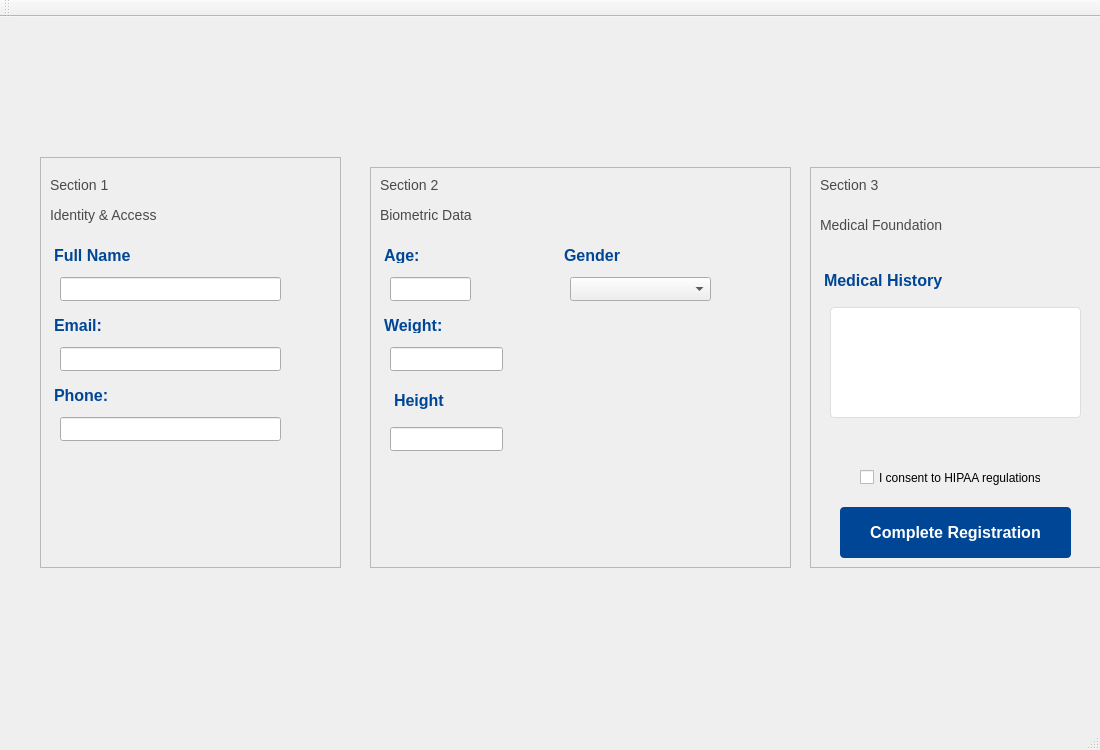
<?xml version="1.0" encoding="UTF-8"?>
<ui version="4.0">
 <class>RegistrationScreenClass</class>
 <widget class="QMainWindow" name="RegistrationScreenClass">
  <property name="geometry">
   <rect>
    <x>0</x>
    <y>0</y>
    <width>1100</width>
    <height>750</height>
   </rect>
  </property>
  <property name="windowTitle">
   <string>RegistrationScreen</string>
  </property>
  <property name="styleSheet">
   <string notr="true">QLabel {
    color: #4A4A4A;    /* modern dark gray text color */
    font-size: 14px;
    font-family: 'Open Sans', 'Segoe UI', Arial, sans-serif; 
}

QLabel#label, QLabel#label_2, QLabel#label_3, QLabel#label_4,QLabel#label_5,QLabel#label_6,QLabel#label_7,QLabel#label_8 {
    color: #004696; /* Sapphire blue for section titles */
    font-size: 16px;
    font-weight: bold;
    text-transform: uppercase; 
    padding-bottom: 5px;      /* Adds space under the header */
}</string>
  </property>
  <widget class="QWidget" name="centralWidget">
   <widget class="QFrame" name="frame">
    <property name="geometry">
     <rect>
      <x>40</x>
      <y>140</y>
      <width>301</width>
      <height>411</height>
     </rect>
    </property>
    <property name="frameShape">
     <enum>QFrame::Shape::StyledPanel</enum>
    </property>
    <property name="frameShadow">
     <enum>QFrame::Shadow::Raised</enum>
    </property>
    <widget class="QLabel" name="label">
     <property name="geometry">
      <rect>
       <x>10</x>
       <y>90</y>
       <width>111</width>
       <height>21</height>
      </rect>
     </property>
     <property name="text">
      <string>Full Name</string>
     </property>
    </widget>
    <widget class="QLineEdit" name="namelinedit">
     <property name="geometry">
      <rect>
       <x>20</x>
       <y>120</y>
       <width>221</width>
       <height>24</height>
      </rect>
     </property>
    </widget>
    <widget class="QLabel" name="label_2">
     <property name="geometry">
      <rect>
       <x>10</x>
       <y>160</y>
       <width>71</width>
       <height>21</height>
      </rect>
     </property>
     <property name="text">
      <string>Email:</string>
     </property>
    </widget>
    <widget class="QLabel" name="label_3">
     <property name="geometry">
      <rect>
       <x>10</x>
       <y>230</y>
       <width>101</width>
       <height>21</height>
      </rect>
     </property>
     <property name="text">
      <string>Phone:</string>
     </property>
    </widget>
    <widget class="QLineEdit" name="phoneLineEdit">
     <property name="geometry">
      <rect>
       <x>20</x>
       <y>260</y>
       <width>221</width>
       <height>24</height>
      </rect>
     </property>
    </widget>
    <widget class="QLineEdit" name="emailineEdit">
     <property name="geometry">
      <rect>
       <x>20</x>
       <y>190</y>
       <width>221</width>
       <height>24</height>
      </rect>
     </property>
    </widget>
    <widget class="QLabel" name="label_9">
     <property name="geometry">
      <rect>
       <x>10</x>
       <y>20</y>
       <width>81</width>
       <height>16</height>
      </rect>
     </property>
     <property name="text">
      <string>Section 1 </string>
     </property>
    </widget>
    <widget class="QLabel" name="label_10">
     <property name="geometry">
      <rect>
       <x>10</x>
       <y>50</y>
       <width>141</width>
       <height>16</height>
      </rect>
     </property>
     <property name="text">
      <string>Identity &amp; Access</string>
     </property>
    </widget>
   </widget>
   <widget class="QFrame" name="frame_2">
    <property name="geometry">
     <rect>
      <x>370</x>
      <y>150</y>
      <width>421</width>
      <height>401</height>
     </rect>
    </property>
    <property name="frameShape">
     <enum>QFrame::Shape::StyledPanel</enum>
    </property>
    <property name="frameShadow">
     <enum>QFrame::Shadow::Raised</enum>
    </property>
    <widget class="QLineEdit" name="ageLineEdit">
     <property name="geometry">
      <rect>
       <x>20</x>
       <y>110</y>
       <width>81</width>
       <height>24</height>
      </rect>
     </property>
    </widget>
    <widget class="QLabel" name="label_4">
     <property name="geometry">
      <rect>
       <x>10</x>
       <y>80</y>
       <width>71</width>
       <height>21</height>
      </rect>
     </property>
     <property name="text">
      <string>Age:</string>
     </property>
    </widget>
    <widget class="QLabel" name="label_8">
     <property name="geometry">
      <rect>
       <x>190</x>
       <y>80</y>
       <width>91</width>
       <height>21</height>
      </rect>
     </property>
     <property name="text">
      <string>Gender</string>
     </property>
    </widget>
    <widget class="QLabel" name="label_5">
     <property name="geometry">
      <rect>
       <x>10</x>
       <y>150</y>
       <width>101</width>
       <height>21</height>
      </rect>
     </property>
     <property name="text">
      <string>Weight:</string>
     </property>
    </widget>
    <widget class="QLineEdit" name="weightLineEdit">
     <property name="geometry">
      <rect>
       <x>20</x>
       <y>180</y>
       <width>113</width>
       <height>24</height>
      </rect>
     </property>
    </widget>
    <widget class="QLabel" name="label_6">
     <property name="geometry">
      <rect>
       <x>20</x>
       <y>220</y>
       <width>91</width>
       <height>31</height>
      </rect>
     </property>
     <property name="text">
      <string>Height</string>
     </property>
    </widget>
    <widget class="QLineEdit" name="heightLineEdit">
     <property name="geometry">
      <rect>
       <x>20</x>
       <y>260</y>
       <width>113</width>
       <height>24</height>
      </rect>
     </property>
    </widget>
    <widget class="QComboBox" name="genderComboBox">
     <property name="geometry">
      <rect>
       <x>200</x>
       <y>110</y>
       <width>141</width>
       <height>24</height>
      </rect>
     </property>
    </widget>
   </widget>
   <widget class="QFrame" name="frame_3">
    <property name="geometry">
     <rect>
      <x>810</x>
      <y>150</y>
      <width>321</width>
      <height>401</height>
     </rect>
    </property>
    <property name="frameShape">
     <enum>QFrame::Shape::StyledPanel</enum>
    </property>
    <property name="frameShadow">
     <enum>QFrame::Shadow::Raised</enum>
    </property>
    <widget class="QLineEdit" name="medicalhistrotyLineEdit">
     <property name="geometry">
      <rect>
       <x>20</x>
       <y>140</y>
       <width>251</width>
       <height>111</height>
      </rect>
     </property>
     <property name="styleSheet">
      <string notr="true">
QLineEdit {
    background-color: #FFFFFF; /* Pure white background */
    border: 1px solid #DEDEDE; /* Subtle light gray border */
    border-radius: 4px;        /* Soft, modern rounded corners */
    padding: 8px;              /* Space inside the field for the text */
    color: #333333;
}

/* Apply the same style to the Medical History text area and Gender dropdown */
QTextEdit, QComboBox {
    background-color: #FFFFFF;
    border: 1px solid #DEDEDE;
    border-radius: 4px;
    padding: 8px;
    color: #333333;
}

/* Standardizing the look for labels inside text fields */
QLineEdit[text=&quot;&quot;], QTextEdit[text=&quot;&quot;], QComboBox[text=&quot;&quot;] {
    color: #A0A0A0; /* Light gray for placeholder/empty text */
}</string>
     </property>
    </widget>
    <widget class="QLabel" name="label_7">
     <property name="geometry">
      <rect>
       <x>10</x>
       <y>100</y>
       <width>171</width>
       <height>31</height>
      </rect>
     </property>
     <property name="text">
      <string>Medical History</string>
     </property>
    </widget>
    <widget class="QLabel" name="label_14">
     <property name="geometry">
      <rect>
       <x>10</x>
       <y>50</y>
       <width>141</width>
       <height>16</height>
      </rect>
     </property>
     <property name="text">
      <string>Medical Foundation</string>
     </property>
    </widget>
    <widget class="QCheckBox" name="consentCheckBox">
     <property name="geometry">
      <rect>
       <x>50</x>
       <y>300</y>
       <width>181</width>
       <height>21</height>
      </rect>
     </property>
     <property name="text">
      <string>I consent to HIPAA regulations</string>
     </property>
    </widget>
    <widget class="QPushButton" name="completeRegistrationButton">
     <property name="geometry">
      <rect>
       <x>30</x>
       <y>340</y>
       <width>231</width>
       <height>51</height>
      </rect>
     </property>
     <property name="styleSheet">
      <string notr="true">
QPushButton#completeRegistrationButton {
    background-color: #004696; 
    color: #FFFFFF;             
    font-size: 16px;
    font-weight: bold;
    border-radius: 4px;        
    padding: 12px 24px;         
    border: none;              
}

QPushButton#completeRegistrationButton:pressed {
    background-color: #003673;
}</string>
     </property>
     <property name="text">
      <string>Complete Registration</string>
     </property>
    </widget>
   </widget>
   <widget class="QLabel" name="label_11">
    <property name="geometry">
     <rect>
      <x>380</x>
      <y>160</y>
      <width>81</width>
      <height>16</height>
     </rect>
    </property>
    <property name="text">
     <string>Section 2</string>
    </property>
   </widget>
   <widget class="QLabel" name="label_12">
    <property name="geometry">
     <rect>
      <x>380</x>
      <y>190</y>
      <width>111</width>
      <height>16</height>
     </rect>
    </property>
    <property name="text">
     <string>Biometric Data</string>
    </property>
   </widget>
   <widget class="QLabel" name="label_13">
    <property name="geometry">
     <rect>
      <x>820</x>
      <y>160</y>
      <width>91</width>
      <height>16</height>
     </rect>
    </property>
    <property name="text">
     <string>Section 3 </string>
    </property>
   </widget>
  </widget>
  <widget class="QMenuBar" name="menuBar">
   <property name="geometry">
    <rect>
     <x>0</x>
     <y>0</y>
     <width>1100</width>
     <height>21</height>
    </rect>
   </property>
  </widget>
  <widget class="QToolBar" name="mainToolBar">
   <attribute name="toolBarArea">
    <enum>TopToolBarArea</enum>
   </attribute>
   <attribute name="toolBarBreak">
    <bool>false</bool>
   </attribute>
  </widget>
  <widget class="QStatusBar" name="statusBar"/>
 </widget>
 <layoutdefault spacing="6" margin="11"/>
 <resources/>
 <connections/>
</ui>
